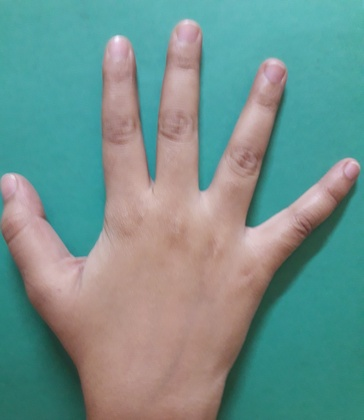
%> input picture Lab 8/img1.jpg, 364 x 420 px, shrunk from 3096 x 3574 before the run
$ octave Q2.m   (GNU Octave 9; MATLAB toolbox functions it lacks are replaced by stand-ins)
%> lines starting %> are read from the running program, lines starting %| are printed output that depends on the picture; in (x1, y1, x2, y2) boxes, pixels count from 0 and x2, y2 are one past the last pixel; in counts of white or black regions, pixels touching at a corner belong together; the program's own positions count from 1
clear
I = imread('img1.jpg');
%> I is the input picture: size 420x364x3 uint8; mean R, G, B 113, 146.2, 141.2
I = rgb2gray(I);
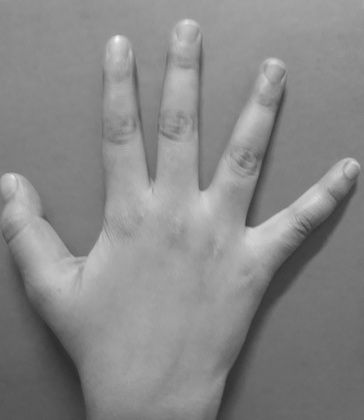
%> I: size 420x364 uint8; min 46, max 249, mean 135.7
I = I>=128;
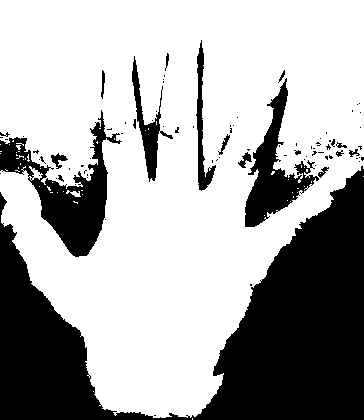
%> I: size 420x364 logical; 67.1% white; 85 black regions (65 under 20 px), largest, box (x1, y1, x2, y2) and area: (0, 166, 364, 420) 37954, (0, 110, 122, 257) 5624, (245, 78, 319, 227) 3632
[R C] = size(I);
%> R = 420; C = 364
B = true(3,3);
II = false(R+2,C+2);
for i = 2:R+1
    for j = 2:C+1
        II(i,j) = I(i-1,j-1);
    end
end
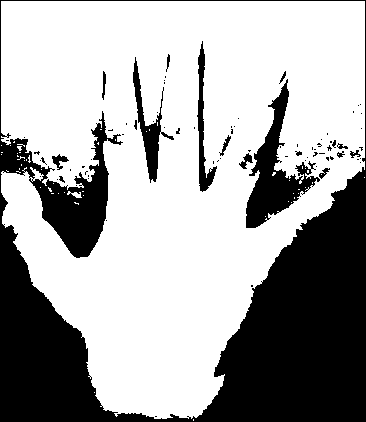
%> II: size 422x366 logical; 66.5% white; 80 black regions (62 under 20 px), largest, box (x1, y1, x2, y2) and area: (0, 0, 366, 422) 45186, (246, 79, 320, 228) 3632, (133, 57, 174, 183) 1206

IE = false(R+2,C+2);
for i = 2:R+1
    for j = 2:C+1
        IE_I = II(i-1:i+1,j-1:j+1);
        IX = IE_I(B);
        IE(i,j) = min(IX,[],'all');
    end
end
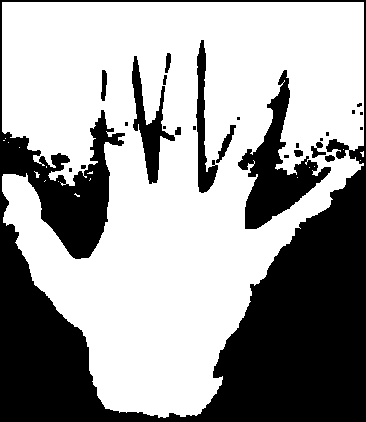
%> IE: size 422x366 logical; 62.6% white; 26 black regions (14 under 20 px), largest, box (x1, y1, x2, y2) and area: (0, 0, 366, 422) 48930, (238, 70, 331, 229) 4849, (132, 56, 175, 184) 1730

for i = 2:R+1
    for j = 2:C+1
        I_ERODED(i-1,j-1) = IE(i,j);
    end
end
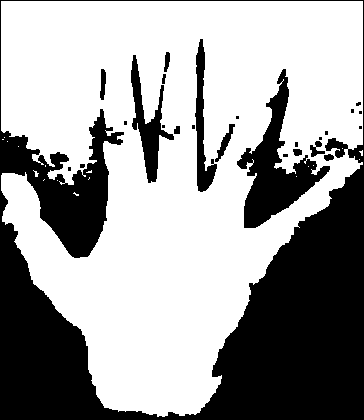
%> I_ERODED: size 420x364 logical; 63.3% white; 26 black regions (14 under 20 px), largest, box (x1, y1, x2, y2) and area: (0, 0, 364, 420) 47358, (237, 69, 330, 228) 4849, (131, 55, 174, 183) 1730

I_BOUNDARY = I&(~I_ERODED);
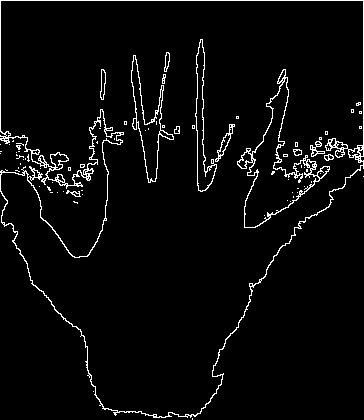
%> I_BOUNDARY: size 420x364 logical; 3.9% white in thin lines or dots
imwrite(I_BOUNDARY,'Q2_BoundaryExtraction.jpg');
imshow(I_BOUNDARY);
title('Boundary Extraction');
